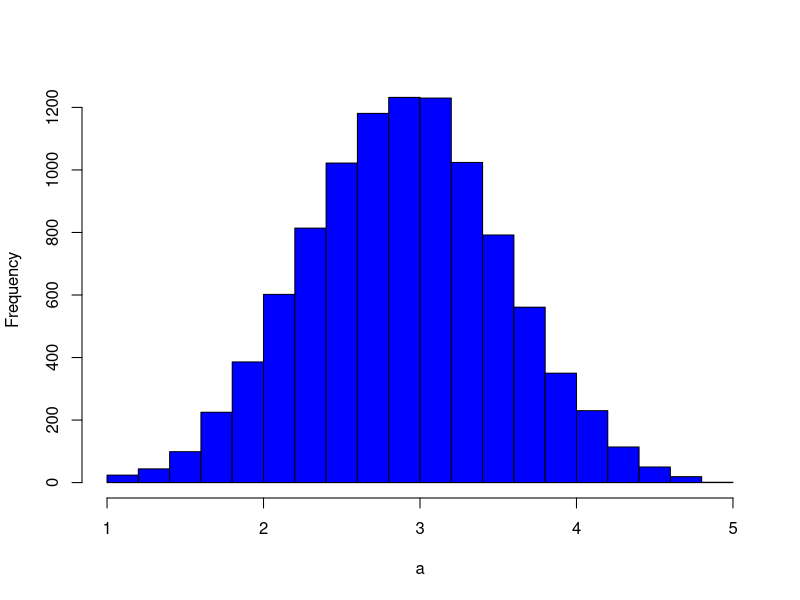
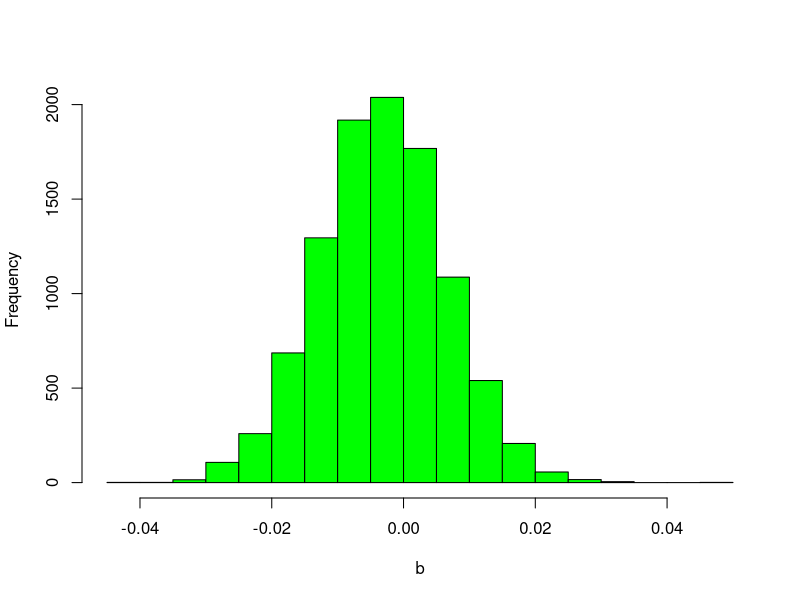
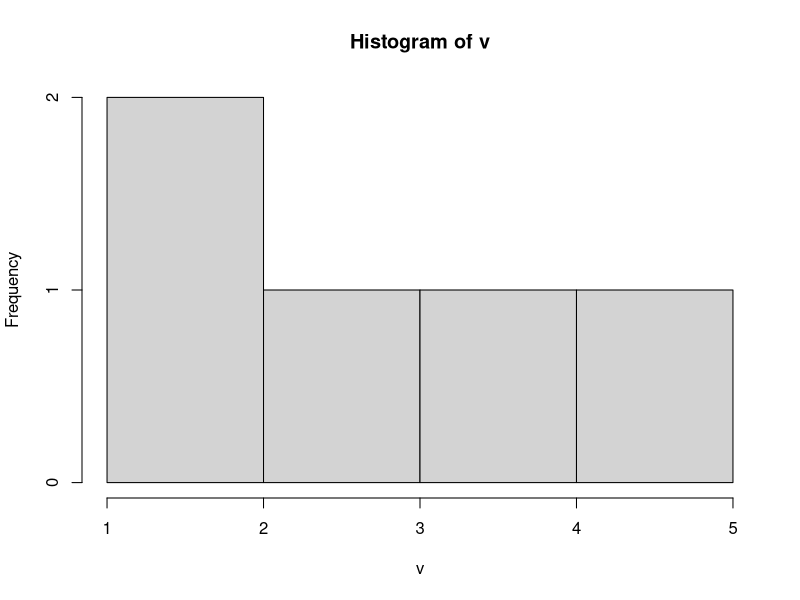
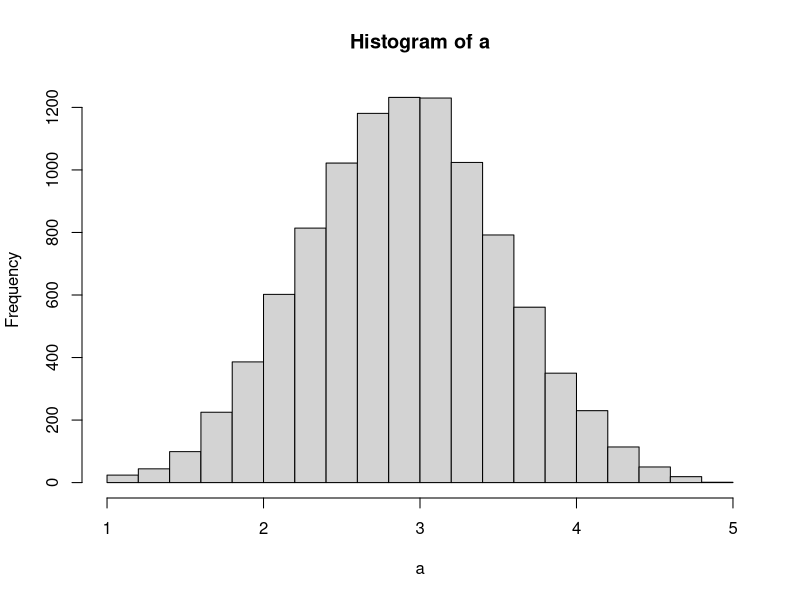
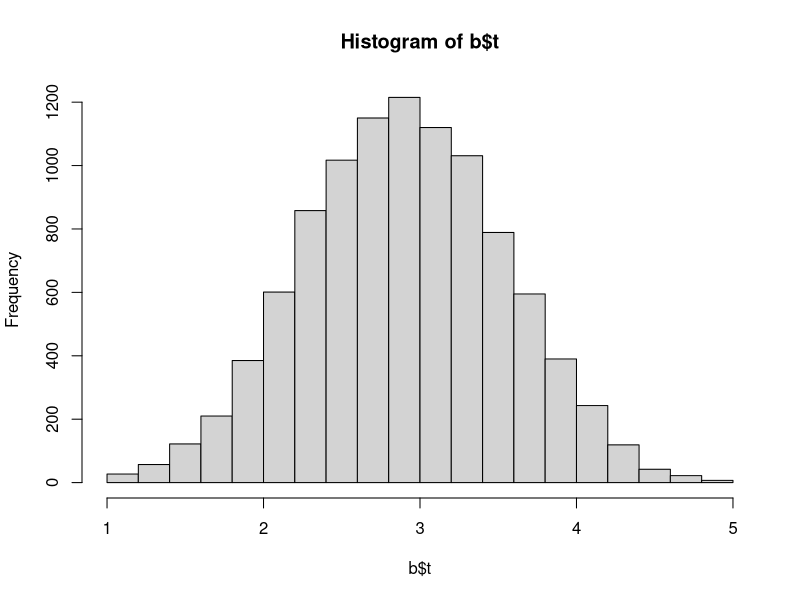

Source code (R) for these figures, in order:
# Loop

v <- 1:5
a <- numeric(10000)
for(i in 1:10000) a[i] <- mean(sample(v, replace=T))
hist(a, main="", col="blue")
range(a)
quantile(a, c(.025, .975))

x <- sample(1:100, 100, replace=T)
y <- sample(1:10, 100, replace=T)
b <- numeric(10000)
for (i in 1:10000) {
  n <- sample(1:100, replace=T)   #샘플 크기만큼
  xv <- x[n]
  yv <- y[n]
  fit <- lm(yv ~ xv)
  b[i] <- coef(fit)[2]
}
hist(b, main="", col="green")
quantile(b, c(0.025,0.975))

# Boot

library(boot)

v <- 1:5
m <- function(v, i) mean(v[i])
b <- boot(v, m, R=10000)
b

mean(v)
mean(b$t)
mean(b$t) - mean(v)
sqrt(var(b$t))

hist(v)
hist(a)
hist(b$t)

boot.ci(b)
quantile(b$t, c(0.025,0.975))

x <- sample(1:100, 100, replace=T)
y <- sample(1:10, 100, replace=T)
df <- data.frame(x, y)

reg <- function(df, i) {
  xx <- x[i]
  yy <- y[i]
  fit <- lm(yy ~ xx)
  coef(fit)
}

b <- boot(df, reg, R=10000)
b
boot.ci(b, index=2)
